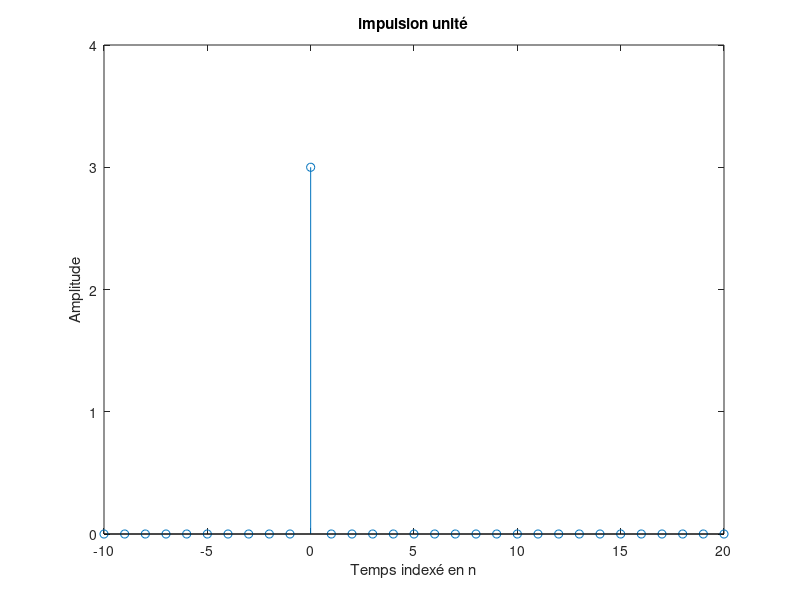

This chart was generated by the following MATLAB code:
n=-10:20;
u=[zeros(1,10) 3 zeros(1,20)];
%Tracer le signal généré
stem(n,u);
xlabel('Temps indexé en n');
ylabel('Amplitude');
title('impulsion unité');
axis([-10 20 0 4]); 
